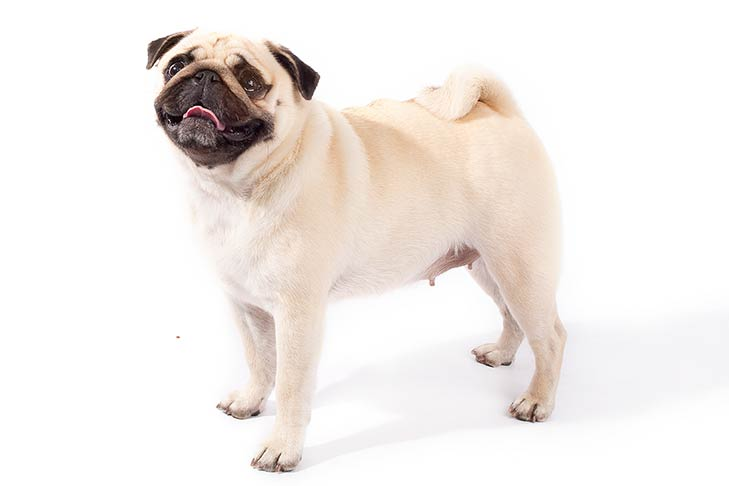
#> input picture NTU/Pug.jpg, 729 x 486 px, found by its file name
$ jupyter execute L8_20210817_CV.ipynb   (older library calls are emulated)
#> lines starting #> are read from the running program, lines starting #| are printed output that depends on the picture; after the words box and inside, x2 and y2 are one past the last pixel; in counts of white or black regions, pixels touching at a corner belong together
[cell 1]
import cv2

[cell 2]
import numpy as np

[cell 3]
img1 = cv2.imread('C:/Users/histan/Desktop/NTU AI Program/AI Lab/Lesson8 20210817/Pug.jpg')
#> img1 is the input picture: shape (486, 729, 3); mean B, G, R 233.1, 236.6, 242.1

[cell 4]
cv2.imshow('image',img1)
cv2.waitKey(0)

[cell 5]
img2 = cv2.imread('C:/Users/histan/Desktop/NTU AI Program/AI Lab/Lesson8 20210817/Pug.jpg',cv2.IMREAD_GRAYSCALE)
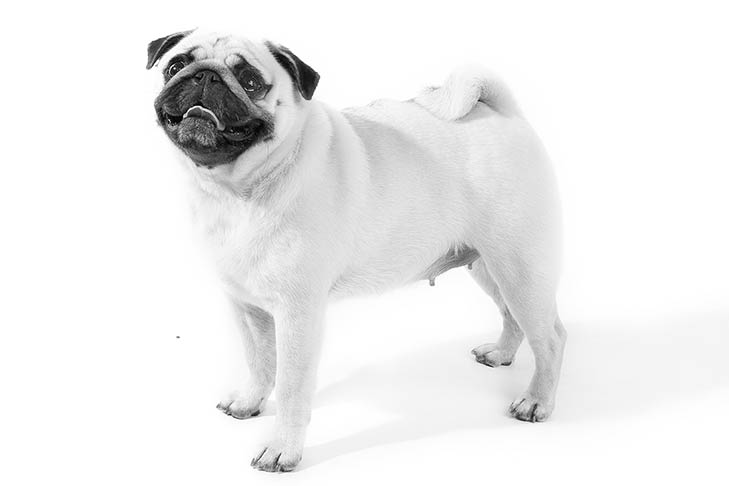
#> img2: shape (486, 729); min 0, max 255, mean 237.9
cv2.imshow('image',img2)
cv2.waitKey(0)

[cell 6]
cv2.imwrite('pug1.png',img1)
cv2.imwrite('pug2.jpg',img2)
#> Out = True

[cell 7]
from skimage import io
img3 = io.imread('C:/Users/histan/Desktop/NTU AI Program/AI Lab/Lesson8 20210817/Pug.jpg')
io.imshow(img3)

[cell 8]
import matplotlib.pyplot as plt
image = cv2.imread("pug2.jpg")
#> image: shape (486, 729, 3); min 0, max 255, mean 237.9
bigger = cv2.resize(image, (3050, 2000))
plt.imshow(bigger)

[cell 9]
#detect circle

# Read image
img = cv2.imread('pug2.jpg', cv2.IMREAD_COLOR)

# Convert to grayscale.
gray = cv2.cvtColor(img, cv2.COLOR_BGR2GRAY)

# Blur using 3 * 3 kernel.
gray_blurred = cv2.blur(gray, (3, 3))

# Apply Hough transform on the blurred image.
detected_circles = cv2.HoughCircles(gray_blurred,
                   cv2.HOUGH_GRADIENT, 1, 20, param1 = 50,
               param2 = 30, minRadius = 1, maxRadius = 40)
#> detected_circles = [[206.5, 101.5, 27.2], [239.5, 87.5, 26.1], [185.5, 73.5, 20.5], [273.5, 72.5, 23.9], [240.5, 65.5, 18.2], [228.5, 119.5, 17.2], [262.5, 153.5, 20.4], [244.5, 379.5, 29.3], [238.5, 171.5, 19.4], [196.5, 127.5, 10.5]]

# Draw circles that are detected.
if detected_circles is not None:

    # Convert the circle parameters a, b and r to integers.
    detected_circles = np.uint16(np.around(detected_circles))
#> detected_circles = [[206, 102, 27], [240, 88, 26], [186, 74, 20], [274, 72, 24], [240, 66, 18], [228, 120, 17], [262, 154, 20], [244, 380, 29], [238, 172, 19], [196, 128, 10]]

    for pt in detected_circles[0, :]:
        a, b, r = pt[0], pt[1], pt[2]

        # Draw the circumference of the circle.
        cv2.circle(img, (a, b), r, (0, 255, 0), 2)

        # Draw a small circle (of radius 1) to show the center.
        cv2.circle(img, (a, b), 1, (0, 0, 255), 3)
        cv2.imshow("Detected Circle", img)
        cv2.waitKey(0)
#> this loop made 10 passes
#> pass 1, `cv2.imshow("Detected Circle", img)`:
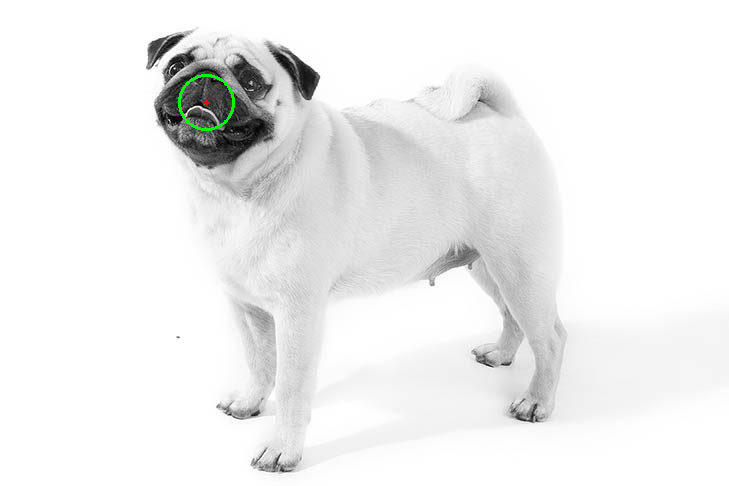
#> window 'Detected Circle': shape (486, 729, 3); mean B, G, R 237.7, 238.1, 237.8
#> after the loop:
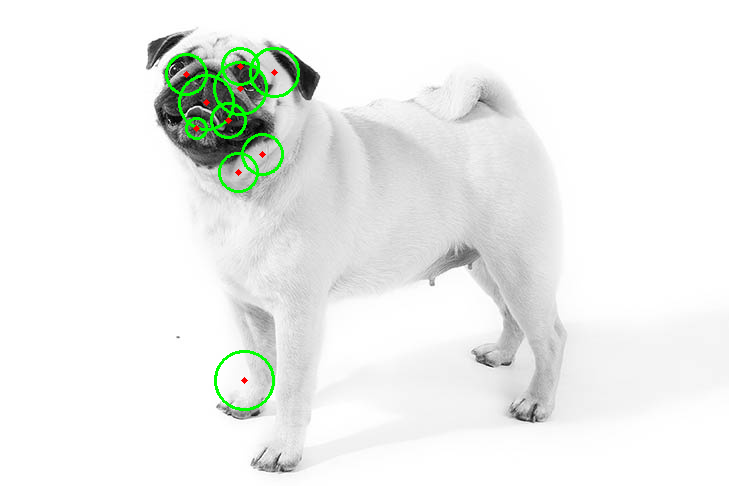
#> img: shape (486, 729, 3); mean B, G, R 236.4, 239.1, 236.6

cv2.destroyAllWindows()

[cell 10]
# Python program to demonstrate erosion and
# dilation of images.

# Reading the input image
img = cv2.imread('pug2.jpg', 0)

# Taking a matrix of size 5 as the kernel
kernel = np.ones((5,5), np.uint8)

img_erosion = cv2.erode(img, kernel, iterations=1)
img_dilation = cv2.dilate(img, kernel, iterations=1)
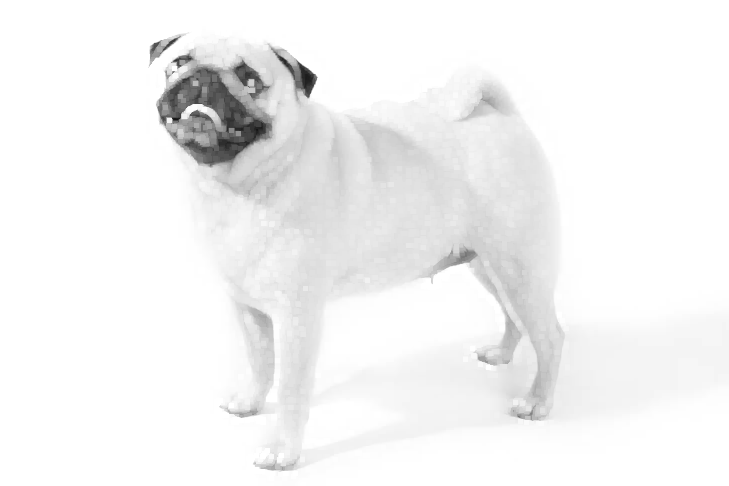
#> img_dilation: shape (486, 729); min 20, max 255, mean 242.7

cv2.imshow('Input', img)
cv2.imshow('Erosion', img_erosion)
cv2.imshow('Dilation', img_dilation)

cv2.waitKey(0)
#> Out = 113

[cell 11]
# import Opencv
import cv2

# import Numpy
import numpy as np

# read a image using imread
img = cv2.imread('pug2.jpg', 0)

# creating a Histograms Equalization
# of a image using cv2.equalizeHist()
equ = cv2.equalizeHist(img)
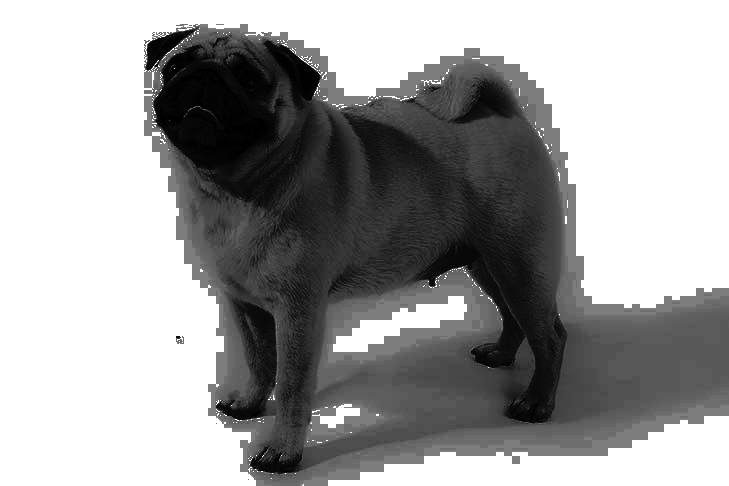
#> equ: shape (486, 729); min 0, max 255, mean 161.5

# stacking images side-by-side
res = np.hstack((img, equ))
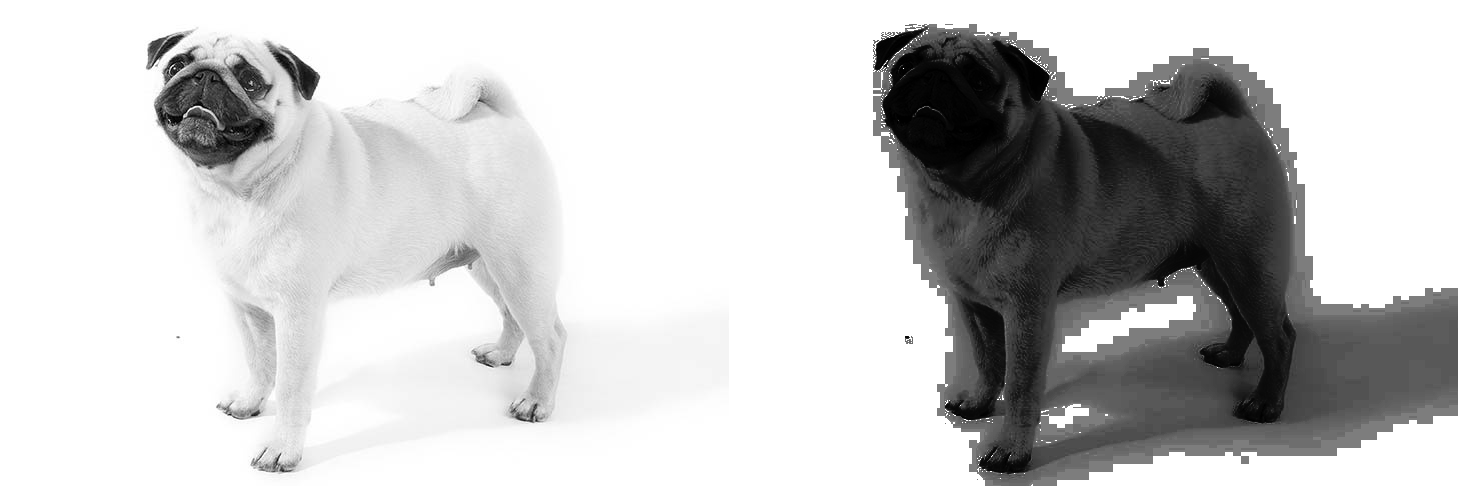
#> res: shape (486, 1458); min 0, max 255, mean 199.7

# show image input vs output
cv2.imshow('image', res)

cv2.waitKey(0)
cv2.destroyAllWindows()

[cell 12]
# simple thresholding type on an image
import cv2
image1 = cv2.imread('pug2.jpg')

img = cv2.cvtColor(image1, cv2.COLOR_BGR2GRAY)

# all pixels value above 120 will
# be set to 255
ret, thresh1 = cv2.threshold(img, 120, 255, cv2.THRESH_BINARY)
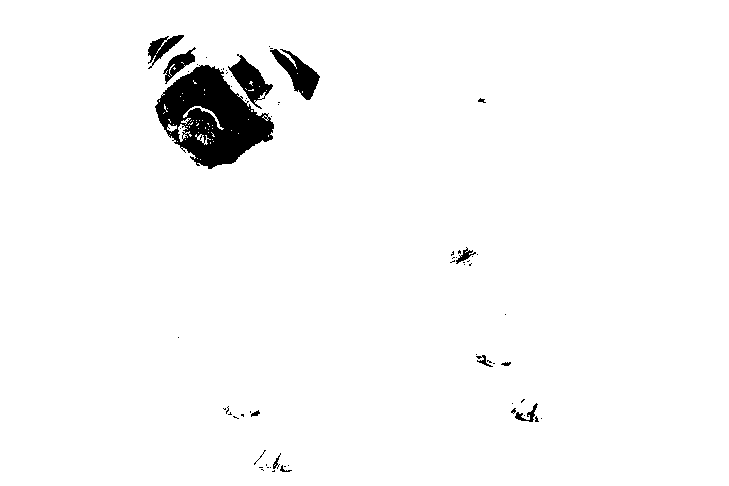
#> thresh1: shape (486, 729); 97.1% white; 67 black regions (54 under 20 px), largest, box (x1, y1, x2, y2) and area: (155, 65, 274, 169) 6894, (270, 49, 320, 100) 1042, (228, 54, 273, 109) 953

cv2.imshow('Binary Threshold', thresh1)

# De-allocate any associated memory usage
if cv2.waitKey(0) & 0xff == ord('q'):
#> (key q is pressed here)
    cv2.destroyAllWindows()

[cell 13]
image = cv2.imread('pug2.jpg')

cv2.imshow('Original Image', image)
cv2.waitKey(0)

# Gaussian Blur
Gaussian = cv2.GaussianBlur(image, (7, 7), 0)
cv2.imshow('Gaussian Blurring', Gaussian)
cv2.waitKey(0)

# Median Blur
median = cv2.medianBlur(image, 5)
cv2.imshow('Median Blurring', median)
cv2.waitKey(0)

cv2.waitKey(0)
cv2.destroyAllWindows()

[cell 14]
img = cv2.imread('pug2.jpg')
laplacian = cv2.Laplacian(img, cv2.CV_64F)
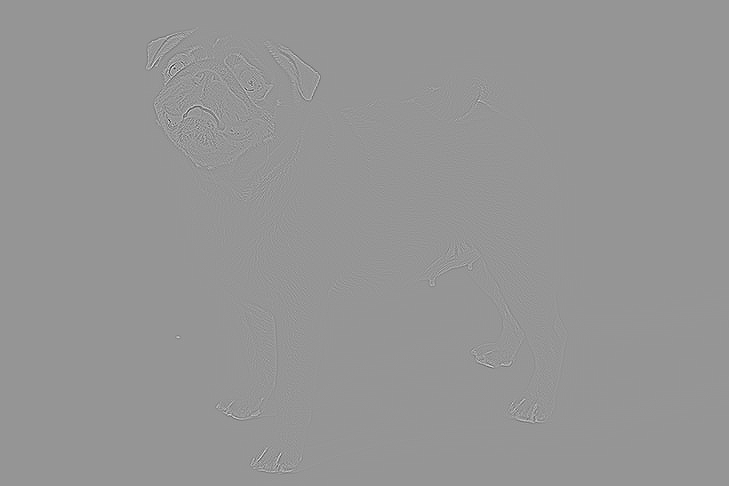
#> laplacian: shape (486, 729, 3) float64; min -595, max 417, mean 0; drawn with min black and max white
cv2.imshow('EdgeMap', laplacian)
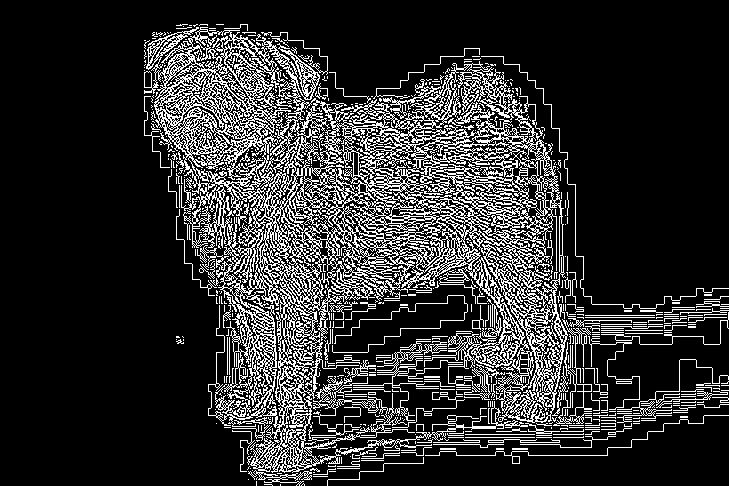
#> window 'EdgeMap': shape (486, 729, 3); 18.4% white in thin lines or dots, all inside (x1, y1, x2, y2) = (144, 24, 729, 486)
cv2.waitKey(0)
cv2.destroyAllWindows()

[cell 15]
# importing library for plotting
from matplotlib import pyplot as plt

# reads an input image
img = cv2.imread('pug2.jpg',0)

# find frequency of pixels in range 0-255
histr = cv2.calcHist([img],[0],None,[256],[0,256])
#> histr = 256 values, max 180589 at index 255, min 4 at index 2, mean 1384

# show the plotting graph of an image
plt.plot(histr)
plt.show()
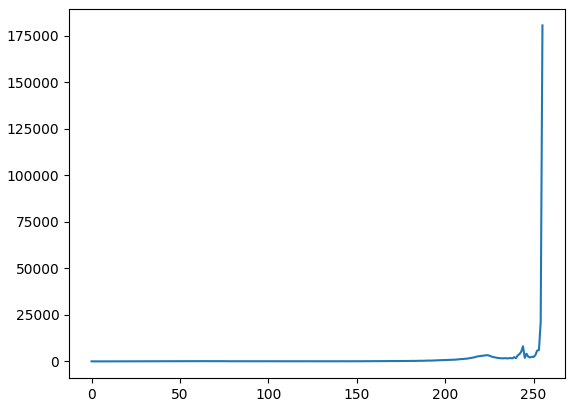
#> figure drawn by matplotlib, 1 panel; curve peaks at x = 255, y = 180589
